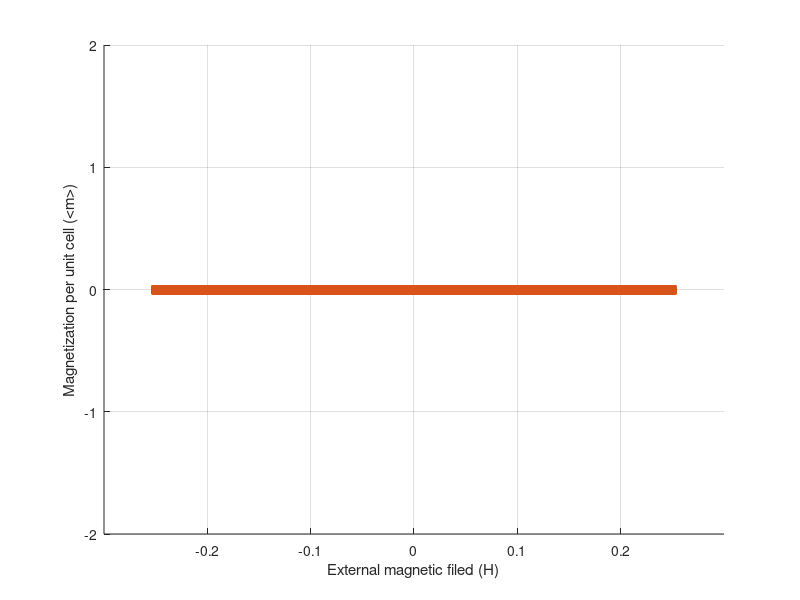
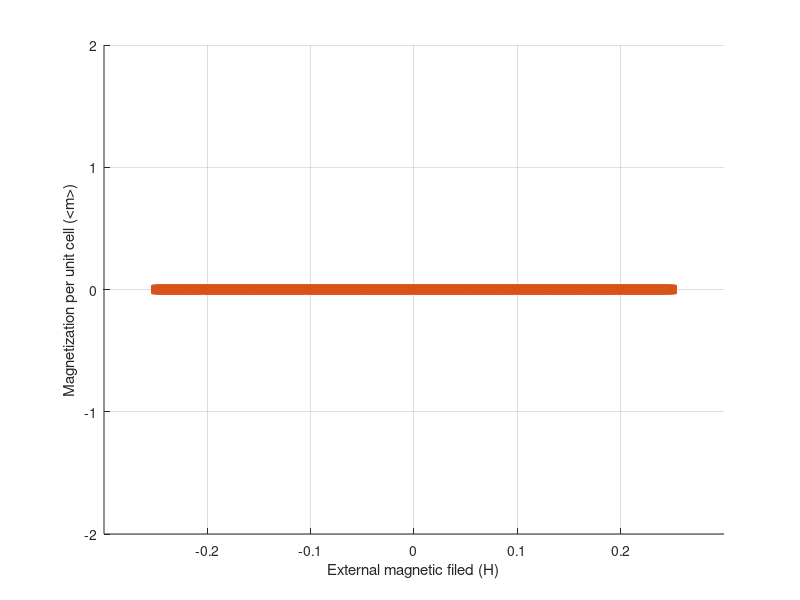
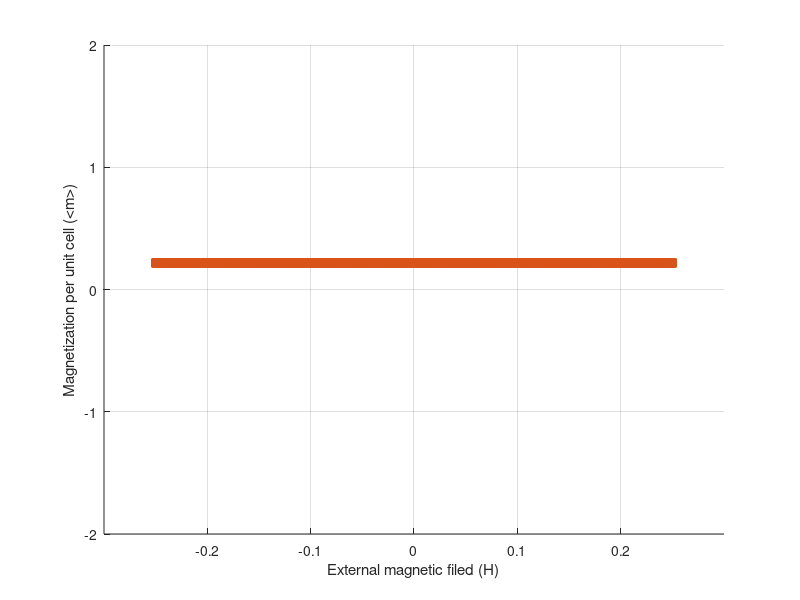

Write MATLAB code to recreate these figures, in order.
clear

sigx = [0 1; 1 0];
sigy = [0 -1i; 1i 0];
sigz = [1 0; 0 -1];

sigx3 = [0 1 0; 1 0 1; 0 1 0];
sigy3 = [0 -1i 0; i 0 -1i; 0 i 0];
sigz3 = [1 0 0; 0 0 0; 0 0 -1];

Sx_1 = 1/sqrt(2)*sigx3;
Sx_2 = 0.5.*sigx;

Sy_1 = 1/sqrt(2)*sigy3;
Sy_2 = 0.5.*sigy;

Sz_1 = sigz3;
Sz_2 = 0.5.*sigz;

limit = 100; %set iteration limit
D = 1; %setting dimensions
k = 0.0862875; %Boltzmann constant
minField = -0.25;
maxField = 0.25;
fieldStep = 5e-4;

minTemp = 0.01;
maxTemp = 0.02;
tempStep = 0.01;

field = int8((maxField-minField)/fieldStep); % discretization of the field
% temperature = 0.05;
temperature = int8((maxTemp-minTemp)/tempStep); % discretization of the temperature
vector = zeros(int8(field*temperature),3);
% map = zeros(field, temperature);

delta = 0.0001;
iterator = 1;
newAvSx_1 = 0;
newAvSx_2 = 0;
avmx_up = zeros(temperature, field);
avmx_down = zeros(temperature, field);

newAvSy_1 = 0;
newAvSy_2 = 0;
avmy_up = zeros(temperature, field);
avmy_down = zeros(temperature, field);

newAvSz_1 = 0;
newAvSz_2 = 0;
avmz_up = zeros(temperature, field);
avmz_down = zeros(temperature, field);

ti = 1;
for temp = minTemp:tempStep:maxTemp
    
    beta = 1/(k*temp);
    J_1 = 200/beta; %coupling strength
    factor = 1;
    J_2 = factor * J_1;
    %         temp = temperature;
    hi = 1;
    
    avSx_1 = 0; %initial guess of average Sx(1)
    avSx_2 = 0; %initial guess of average Sx(1/2)
    
    avSy_1 = 0; %initial guess of average Sy(1)
    avSy_2 = 0.25; %initial guess of average Sy(1/2)
    
    avSz_1 = 1; %initial guess of average Sz(1)
    avSz_2 = -0.25; %initial guess of average Sz(1/2)
    
    avSx = avSx_1 + 2*avSx_2;
    avSy = avSx_1 + 2*avSx_2;
    avSz = avSx_1 + 2*avSx_2;
    
    for hL = minField:fieldStep:maxField
        while 1
            %             Hx = J_1*avSx_2*kron(kron(Sx_2,Sx_1),eye(2)) + J_2*avSx_2*kron(kron(Sx_2,Sx_2),eye(3));
            %             Hy = J_1*avSy_2*kron(kron(Sy_2,Sy_1),eye(2)) + J_2*avSy_2*kron(kron(Sy_2,Sy_2),eye(3));
            %             Hz = J_1*avSz_2*kron(kron(Sz_2,Sz_1),eye(2)) + J_2*avSz_2*kron(kron(Sz_2,Sz_2),eye(3));
            
            Hx = J_1*avSx_2*kron(kron(Sx_1,eye(2)),eye(2)) + J_2*avSx_2*kron(kron(Sx_2,eye(2)),eye(3));
            Hy = J_1*avSy_2*kron(kron(Sy_1,eye(2)),eye(2)) + J_2*avSy_2*kron(kron(Sy_2,eye(2)),eye(3));
            Hz = J_1*avSz_2*kron(kron(Sz_1,eye(2)),eye(2)) + J_2*avSz_2*kron(kron(Sz_2,eye(2)),eye(3));
            
            Hamlt = Hx + Hy + Hz - hL*kron(eye(4),Sz_1) - hL*kron(eye(6),Sz_2) - hL*kron(eye(6),Sz_2); %with external field
            %              Hamlt = Hx + Hy + Hz; %without external field
            [v, E] = eig(Hamlt);
            Z = trace(exp(-beta.*E));
            
            newAvSx = diag(exp(-beta*E))'*diag(v'*kron(kron(Sx_2,Sx_2),Sx_1)*v)/Z;
            newAvSy = diag(exp(-beta*E))'*diag(v'*kron(kron(Sy_2,Sy_2),Sy_1)*v)/Z;
            newAvSz = diag(exp(-beta*E))'*diag(v'*kron(kron(Sz_2,Sz_2),Sz_1)*v)/Z;
            diffx = newAvSx - avSx;
            diffy = newAvSy - avSy;
            diffz = newAvSz - avSz;
            
            %             newAvSx_1 = diag(exp(-beta*E))'*diag(v'*kron(eye(4),Sx_1)*v)/Z;
            %             newAvSx_2 = diag(exp(-beta*E))'*diag(v'*kron(eye(6),Sx_2)*v)/Z;
            %             diffx_1 = newAvSx_1 - avSx_1;
            %             diffx_2 = newAvSx_2 - avSx_2;
            %
            %             newAvSy_1 = diag(exp(-beta*E))'*diag(v'*kron(eye(4),Sy_1)*v)/Z;
            %             newAvSy_2 = diag(exp(-beta*E))'*diag(v'*kron(eye(6),Sy_2)*v)/Z;
            %             diffy_1 = newAvSy_1 - avSy_1;
            %             diffy_2 = newAvSy_2 - avSy_2;
            %
            %             newAvSz_1 = diag(exp(-beta*E))'*diag(v'*kron(eye(4),Sz_1)*v)/Z;
            %             newAvSz_2 = diag(exp(-beta*E))'*diag(v'*kron(eye(6),Sz_2)*v)/Z;
            %             diffz_1 = newAvSz_1 - avSz_1;
            %             diffz_2 = newAvSz_2 - avSz_2;
            
            %             if abs(diffx_1) < delta && abs(diffx_2) < delta && abs(diffy_1) < delta && abs(diffy_2) < delta && abs(diffz_1) < delta && abs(diffz_2) < delta || iterator > limit
            if abs(diffx) < delta && abs(diffy) < delta && abs(diffz) < delta || iterator > limit
                break
            else
                %                 avSx_1 = newAvSx_1;
                %                 avSx_2 = newAvSx_2;
                %
                %                 avSy_1 = newAvSy_1;
                %                 avSy_2 = newAvSy_2;
                %
                %                 avSz_1 = newAvSz_1;
                %                 avSz_2 = newAvSz_2;
                
                avSx = newAvSx;
                avSy = newAvSy;
                avSz = newAvSz;
            end
        end
%         avmx_up(ti,hi) = newAvSx_1 + 2 * newAvSx_2;
%         avmy_up(ti,hi) = newAvSy_1 + 2 * newAvSy_2;
%         avmz_up(ti,hi) = newAvSz_1 + 2 * newAvSz_2;

        avmx_up(ti,hi) = avSx;
        avmy_up(ti,hi) = avSy;
        avmz_up(ti,hi) = avSz;

        %         vector(iterator,:) = [temp, hL, newAvSz_1 + 2 * newAvSz_2];
        %         map(floor(iterator/(temperature+1))+1,rem(iterator,temperature+1)+1) = avm;
        iterator = iterator + 1;
        %         if mod(iterator, 10) == 0
        %            sprintf('Current iteration: %d, and Current temperature: %d', iterator, temp);
        %         end
        hi = hi + 1;
    end
    
    hi = 1;
    %     avSx_1 = 0; %initial guess of average Sx(1)
    %     avSx_2 = 0; %initial guess of average Sx(1/2)
    %
    %     avSy_1 = 0; %initial guess of average Sy(1)
    %     avSy_2 = 0.25; %initial guess of average Sy(1/2)
    %
    %     avSz_1 = -1; %initial guess of average Sz(1)
    %     avSz_2 = 0.25; %initial guess of average Sz(1/2)
    for hL = maxField:-fieldStep:minField
        while 1
            %             Hx = J_1*avSx_2*kron(kron(Sx_2,Sx_1),eye(2)) + J_2*avSx_2*kron(kron(Sx_2,Sx_2),eye(3));
            %             Hy = J_1*avSy_2*kron(kron(Sy_2,Sy_1),eye(2)) + J_2*avSy_2*kron(kron(Sy_2,Sy_2),eye(3));
            %             Hz = J_1*avSz_2*kron(kron(Sz_2,Sz_1),eye(2)) + J_2*avSz_2*kron(kron(Sz_2,Sz_2),eye(3));
            
            Hx = J_1*avSx_2*kron(kron(Sx_1,eye(2)),eye(2)) + J_2*avSx_2*kron(kron(Sx_2,eye(2)),eye(3));
            Hy = J_1*avSy_2*kron(kron(Sy_1,eye(2)),eye(2)) + J_2*avSy_2*kron(kron(Sy_2,eye(2)),eye(3));
            Hz = J_1*avSz_2*kron(kron(Sz_1,eye(2)),eye(2)) + J_2*avSz_2*kron(kron(Sz_2,eye(2)),eye(3));
            
            Hamlt = Hx + Hy + Hz - hL*kron(eye(4),Sz_1) - hL*kron(eye(6),Sz_2) - hL*kron(eye(6),Sz_2); %with external field
            %              Hamlt = Hx + Hy + Hz; %without external field
            [v, E] = eig(Hamlt);
            beta = 1/(k*temp);
            Z = trace(exp(-beta.*E));
            
            newAvSx = diag(exp(-beta*E))'*diag(v'*kron(kron(Sx_2,Sx_2),Sx_1)*v)/Z;
            newAvSy = diag(exp(-beta*E))'*diag(v'*kron(kron(Sy_2,Sy_2),Sy_1)*v)/Z;
            newAvSz = diag(exp(-beta*E))'*diag(v'*kron(kron(Sz_2,Sz_2),Sz_1)*v)/Z;
            diffx = newAvSx - avSx;
            diffy = newAvSy - avSy;
            diffz = newAvSz - avSz;
            
            %             newAvSx_1 = diag(exp(-beta*E))'*diag(v'*kron(eye(4),Sx_1)*v)/Z;
            %             newAvSx_2 = diag(exp(-beta*E))'*diag(v'*kron(eye(6),Sx_2)*v)/Z;
            %             diffx_1 = newAvSx_1 - avSx_1;
            %             diffx_2 = newAvSx_2 - avSx_2;
            %
            %             newAvSy_1 = diag(exp(-beta*E))'*diag(v'*kron(eye(4),Sy_1)*v)/Z;
            %             newAvSy_2 = diag(exp(-beta*E))'*diag(v'*kron(eye(6),Sy_2)*v)/Z;
            %             diffy_1 = newAvSy_1 - avSy_1;
            %             diffy_2 = newAvSy_2 - avSy_2;
            %
            %             newAvSz_1 = diag(exp(-beta*E))'*diag(v'*kron(eye(4),Sz_1)*v)/Z;
            %             newAvSz_2 = diag(exp(-beta*E))'*diag(v'*kron(eye(6),Sz_2)*v)/Z;
%             diffz_1 = newAvSz_1 - avSz_1;
%             diffz_2 = newAvSz_2 - avSz_2;
            
%             if abs(diffx_1) < delta && abs(diffx_2) < delta && abs(diffy_1) < delta && abs(diffy_2) < delta && abs(diffz_1) < delta && abs(diffz_2) < delta || iterator > limit
            if abs(diffx) < delta && abs(diffy) < delta && abs(diffz) < delta || iterator > limit
                %             if abs(diffz_1) < delta && abs(diffz_2) < delta || iterator > limit
                break
            else
%                 avSx_1 = newAvSx_1;
%                 avSx_2 = newAvSx_2;
%                 
%                 avSy_1 = newAvSy_1;
%                 avSy_2 = newAvSy_2;
%                 
%                 avSz_1 = newAvSz_1;
%                 avSz_2 = newAvSz_2;
                avSx = newAvSx;
                avSy = newAvSy;
                avSz = newAvSz;
            end
        end
        
%         avmx_down(ti,hi) = newAvSx_1 + 2 * newAvSx_2;
%         avmy_down(ti,hi) = newAvSy_1 + 2 * newAvSy_2;
%         avmz_down(ti,hi) = newAvSz_1 + 2 * newAvSz_2;

        avmx_down(ti,hi) = avSx;
        avmy_down(ti,hi) = avSy;
        avmz_down(ti,hi) = avSz;
        
        %         vector(iterator,:) = [temp, hL, newAvSz_1 + 2 * newAvSz_2];
        %         map(floor(iterator/(temperature+1))+1,rem(iterator,temperature+1)+1) = avm;
        iterator = iterator + 1;
        %         if mod(iterator, 10) == 0
        %            sprintf('Current iteration: %d, and Current temperature: %d', iterator, temp);
        %         end
        hi = hi + 1;
    end
    ti = ti + 1;
end
% avm = [nonzeros(avm(1,:)) nonzeros(avm(2,:))];
figure
hold on
grid on
axis([1.2*minField 1.2*maxField -2 2]);
xlabel('External magnetic filed (H)');
ylabel('Magnetization per unit cell (<m>)');
for i = 1:temperature
    plot(minField:fieldStep:maxField, avmx_up(i,:),'o-');
    plot(maxField:-fieldStep:minField, avmx_down(i,:),'s-');
end
hold off

figure
hold on
grid on
axis([1.2*minField 1.2*maxField -2 2]);
xlabel('External magnetic filed (H)');
ylabel('Magnetization per unit cell (<m>)');
for i = 1:temperature
    plot(minField:fieldStep:maxField, avmy_up(i,:),'o-');
    plot(maxField:-fieldStep:minField, avmy_down(i,:),'s-');
end
hold off

figure
hold on
grid on
axis([1.2*minField 1.2*maxField -2 2]);
xlabel('External magnetic filed (H)');
ylabel('Magnetization per unit cell (<m>)');
for i = 1:temperature
    plot(minField:fieldStep:maxField, avmz_up(i,:),'o-');
    plot(maxField:-fieldStep:minField, avmz_down(i,:),'s-');
end
hold off
% plot(vector(:,2),vector(:,3));
% scatter3(vector(:,1),vector(:,2),vector(:,3),15,vector(:,3),'filled');
% view([0 90]);
